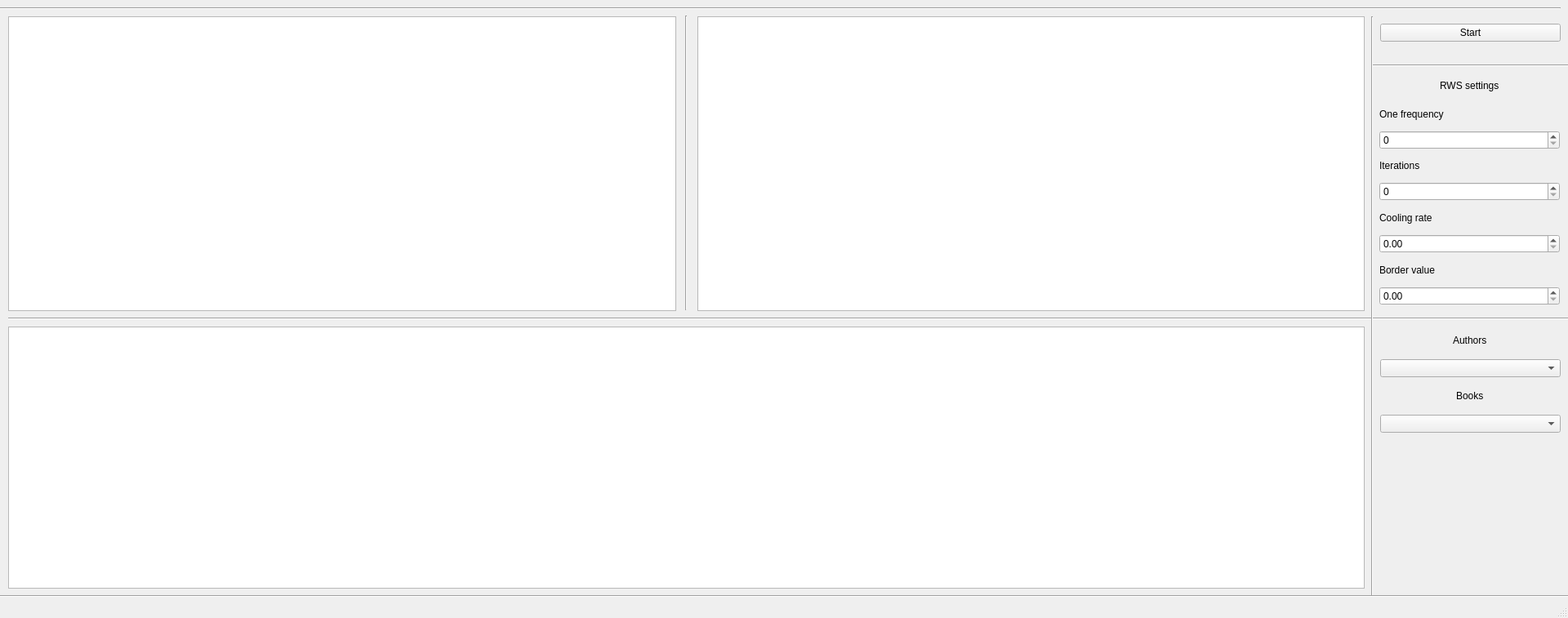
<?xml version="1.0" encoding="UTF-8"?>
<ui version="4.0">
 <class>MainWindow</class>
 <widget class="QMainWindow" name="MainWindow">
  <property name="geometry">
   <rect>
    <x>0</x>
    <y>0</y>
    <width>1920</width>
    <height>757</height>
   </rect>
  </property>
  <property name="windowTitle">
   <string>MainWindow</string>
  </property>
  <widget class="QWidget" name="centralwidget">
   <widget class="QWidget" name="horizontalLayoutWidget">
    <property name="geometry">
     <rect>
      <x>10</x>
      <y>20</y>
      <width>1661</width>
      <height>361</height>
     </rect>
    </property>
    <layout class="QHBoxLayout" name="horizontalLayout">
     <item>
      <widget class="QTextEdit" name="rws_text_edit"/>
     </item>
     <item>
      <spacer name="verticalSpacer">
       <property name="orientation">
        <enum>Qt::Vertical</enum>
       </property>
       <property name="sizeHint" stdset="0">
        <size>
         <width>20</width>
         <height>40</height>
        </size>
       </property>
      </spacer>
     </item>
     <item>
      <widget class="QTextEdit" name="pws_text_edit"/>
     </item>
    </layout>
   </widget>
   <widget class="QWidget" name="verticalLayoutWidget">
    <property name="geometry">
     <rect>
      <x>1690</x>
      <y>20</y>
      <width>221</width>
      <height>41</height>
     </rect>
    </property>
    <layout class="QVBoxLayout" name="verticalLayout">
     <item>
      <widget class="QPushButton" name="start_button">
       <property name="text">
        <string>Start</string>
       </property>
      </widget>
     </item>
    </layout>
   </widget>
   <widget class="QWidget" name="verticalLayoutWidget_2">
    <property name="geometry">
     <rect>
      <x>1689</x>
      <y>90</y>
      <width>221</width>
      <height>284</height>
     </rect>
    </property>
    <layout class="QVBoxLayout" name="verticalLayout_2">
     <item alignment="Qt::AlignHCenter">
      <widget class="QLabel" name="rws_settings_values">
       <property name="text">
        <string>RWS settings</string>
       </property>
      </widget>
     </item>
     <item>
      <widget class="QLabel" name="seg_fone_freq_label">
       <property name="text">
        <string>One frequency</string>
       </property>
      </widget>
     </item>
     <item>
      <widget class="QSpinBox" name="seg_one_freq_spinbox"/>
     </item>
     <item>
      <widget class="QLabel" name="rws_iterations_label">
       <property name="text">
        <string>Iterations</string>
       </property>
      </widget>
     </item>
     <item>
      <widget class="QSpinBox" name="rws_iteration_amount"/>
     </item>
     <item>
      <widget class="QLabel" name="rws_cooling_rate_label">
       <property name="text">
        <string>Cooling rate</string>
       </property>
      </widget>
     </item>
     <item>
      <widget class="QDoubleSpinBox" name="rws_cooling_rate"/>
     </item>
     <item>
      <widget class="QLabel" name="rws_border_value_label">
       <property name="text">
        <string>Border value</string>
       </property>
      </widget>
     </item>
     <item>
      <widget class="QDoubleSpinBox" name="rws_border_value"/>
     </item>
    </layout>
   </widget>
   <widget class="Line" name="line">
    <property name="geometry">
     <rect>
      <x>1680</x>
      <y>70</y>
      <width>271</width>
      <height>20</height>
     </rect>
    </property>
    <property name="orientation">
     <enum>Qt::Horizontal</enum>
    </property>
   </widget>
   <widget class="QWidget" name="verticalLayoutWidget_3">
    <property name="geometry">
     <rect>
      <x>10</x>
      <y>400</y>
      <width>1661</width>
      <height>321</height>
     </rect>
    </property>
    <layout class="QVBoxLayout" name="verticalLayout_3">
     <item>
      <widget class="QTableView" name="sentences_table">
       <property name="verticalScrollBarPolicy">
        <enum>Qt::ScrollBarAsNeeded</enum>
       </property>
       <property name="horizontalScrollBarPolicy">
        <enum>Qt::ScrollBarAsNeeded</enum>
       </property>
       <property name="sizeAdjustPolicy">
        <enum>QAbstractScrollArea::AdjustIgnored</enum>
       </property>
      </widget>
     </item>
    </layout>
   </widget>
   <widget class="Line" name="line_3">
    <property name="geometry">
     <rect>
      <x>10</x>
      <y>380</y>
      <width>1941</width>
      <height>20</height>
     </rect>
    </property>
    <property name="orientation">
     <enum>Qt::Horizontal</enum>
    </property>
   </widget>
   <widget class="Line" name="line_4">
    <property name="geometry">
     <rect>
      <x>830</x>
      <y>19</y>
      <width>20</width>
      <height>361</height>
     </rect>
    </property>
    <property name="orientation">
     <enum>Qt::Vertical</enum>
    </property>
   </widget>
   <widget class="Line" name="line_5">
    <property name="geometry">
     <rect>
      <x>1670</x>
      <y>20</y>
      <width>20</width>
      <height>711</height>
     </rect>
    </property>
    <property name="orientation">
     <enum>Qt::Vertical</enum>
    </property>
   </widget>
   <widget class="QWidget" name="verticalLayoutWidget_4">
    <property name="geometry">
     <rect>
      <x>1690</x>
      <y>400</y>
      <width>221</width>
      <height>130</height>
     </rect>
    </property>
    <layout class="QVBoxLayout" name="verticalLayout_4">
     <item alignment="Qt::AlignHCenter">
      <widget class="QLabel" name="authors_label">
       <property name="text">
        <string>Authors</string>
       </property>
      </widget>
     </item>
     <item>
      <widget class="QComboBox" name="authors_combo_box"/>
     </item>
     <item alignment="Qt::AlignHCenter">
      <widget class="QLabel" name="author_books_label">
       <property name="text">
        <string>Books</string>
       </property>
      </widget>
     </item>
     <item>
      <widget class="QComboBox" name="books_combo_box"/>
     </item>
    </layout>
   </widget>
   <widget class="Line" name="line_6">
    <property name="geometry">
     <rect>
      <x>-20</x>
      <y>720</y>
      <width>1941</width>
      <height>20</height>
     </rect>
    </property>
    <property name="orientation">
     <enum>Qt::Horizontal</enum>
    </property>
   </widget>
   <widget class="Line" name="line_7">
    <property name="geometry">
     <rect>
      <x>-30</x>
      <y>0</y>
      <width>1941</width>
      <height>20</height>
     </rect>
    </property>
    <property name="orientation">
     <enum>Qt::Horizontal</enum>
    </property>
   </widget>
  </widget>
  <widget class="QMenuBar" name="menubar">
   <property name="geometry">
    <rect>
     <x>0</x>
     <y>0</y>
     <width>1920</width>
     <height>27</height>
    </rect>
   </property>
  </widget>
  <widget class="QStatusBar" name="statusbar"/>
 </widget>
 <resources/>
 <connections/>
</ui>
